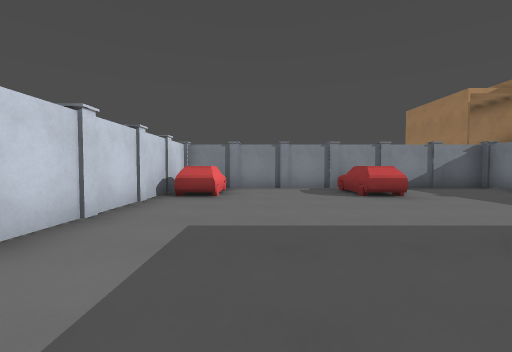
View 1 (above)

24 first-person views from a walk through a level from a Godot 3-D game. The camera is 1.2 m above the floor, tilts 2° down and sees 90° across. Doors that lead somewhere are drawn open, without their leaves. The floor is counted in squares, 2 m on a side. Each view is taken from the middle of a square. On the plan, view 1 faces up. The plan holds only what a view shows up to about 9 squares ahead; the rest is blank. The place goes on beyond the plan. Surface patterns are stand-ins for the level's own textures.

View 2
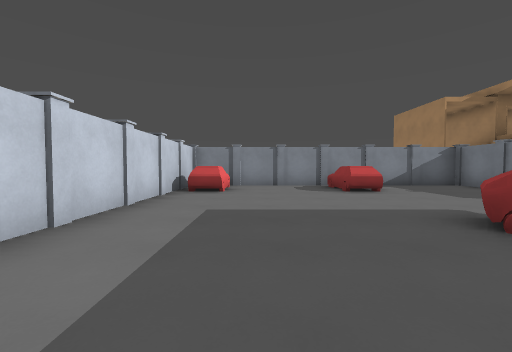

View 3
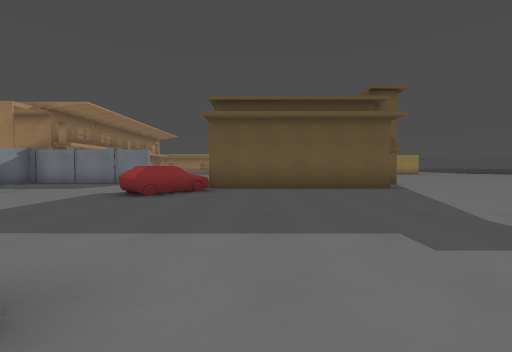

View 4
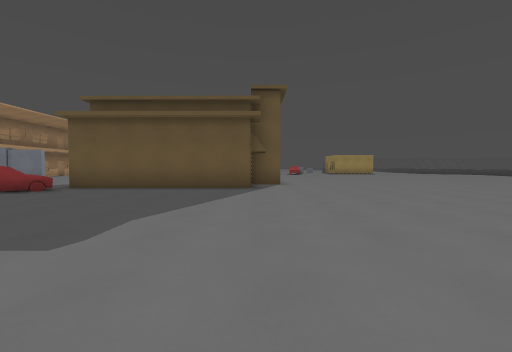

View 5
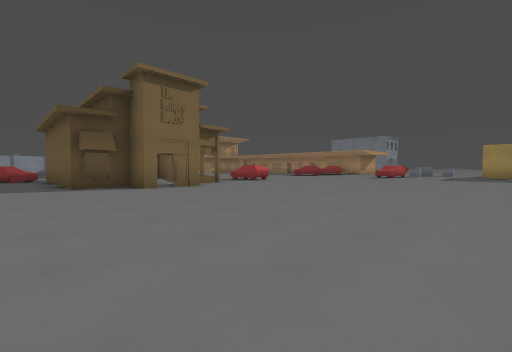

View 6
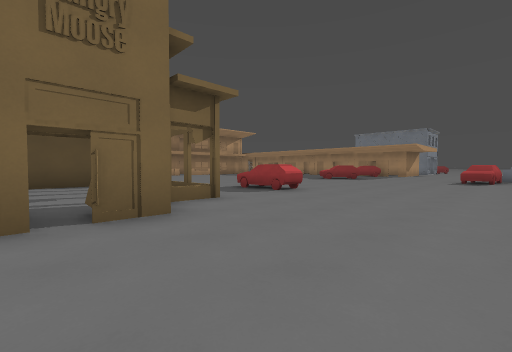

View 7
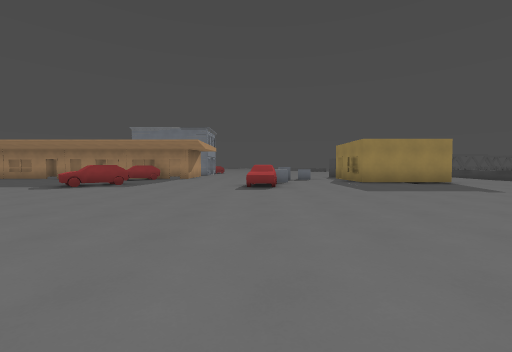

View 8
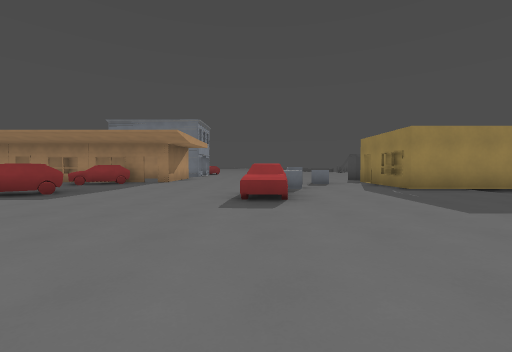

View 9
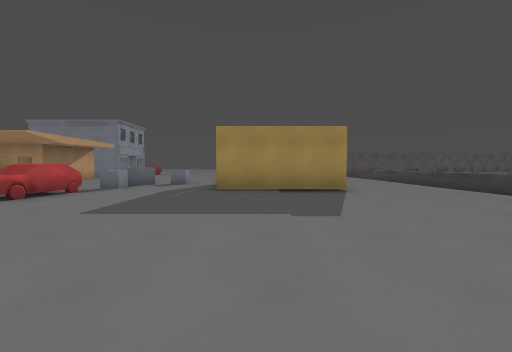

View 10
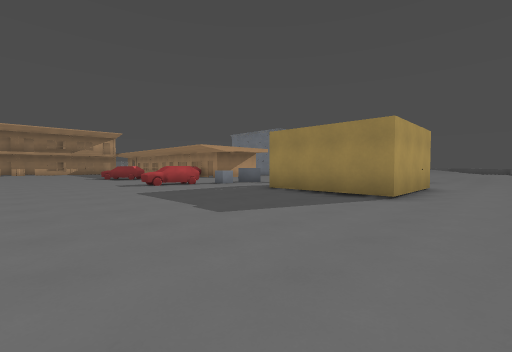

View 11
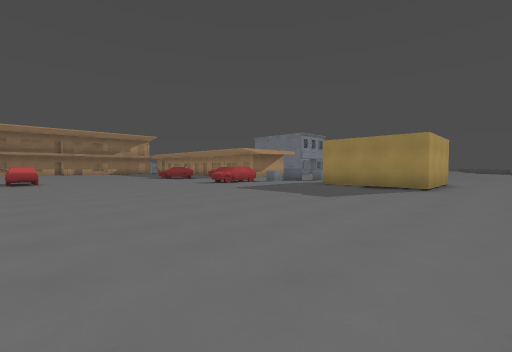

View 12
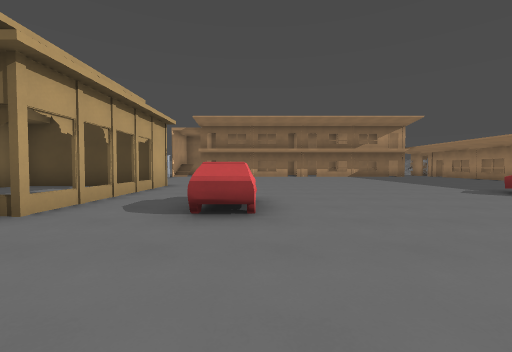

View 13
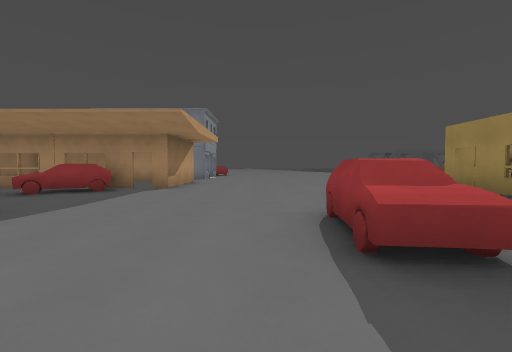

View 14
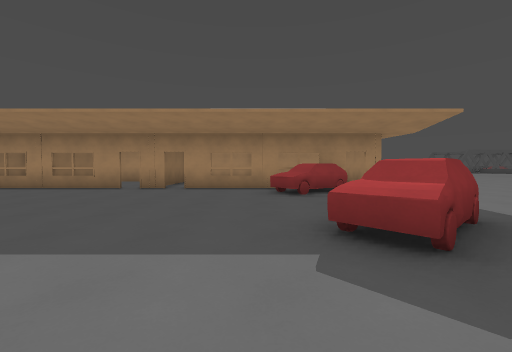

View 15
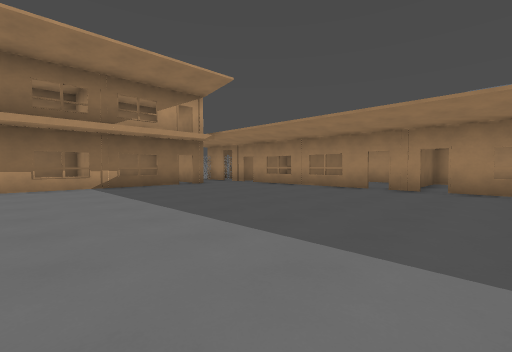

View 16
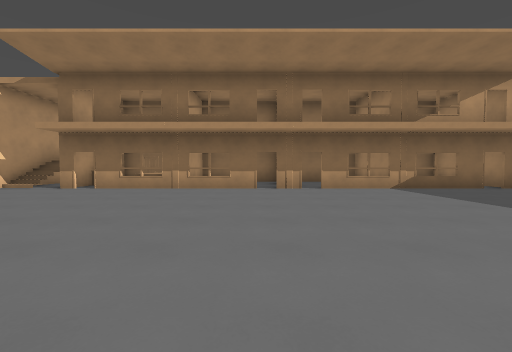

View 17
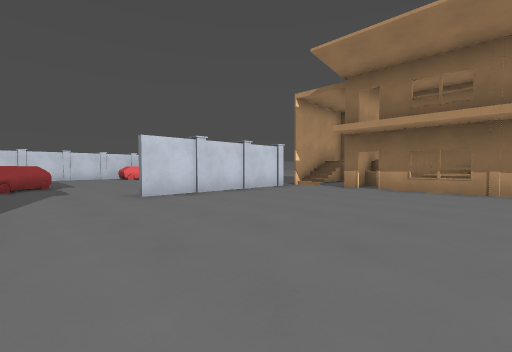

View 18
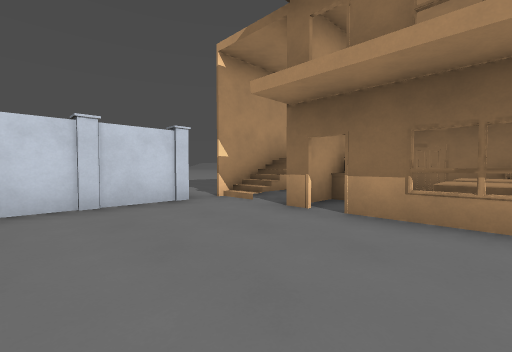

View 19
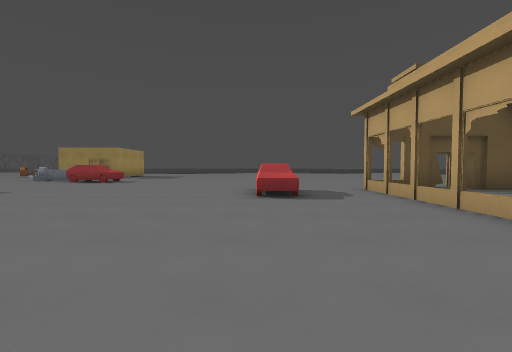

View 20
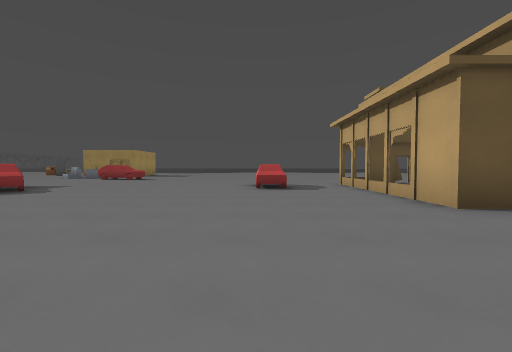

View 21
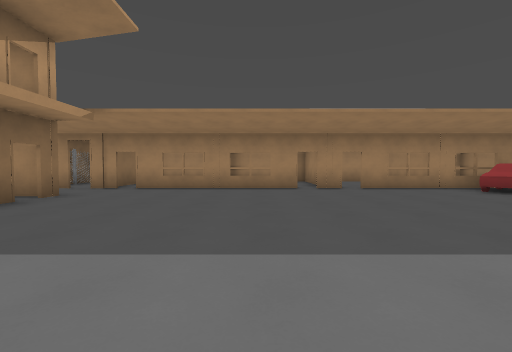

View 22
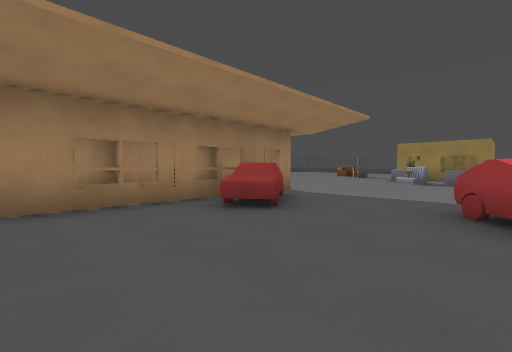

View 23
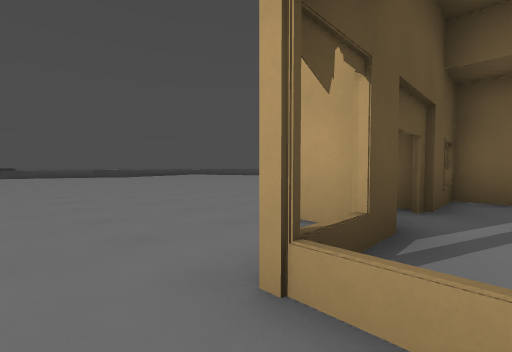

View 24
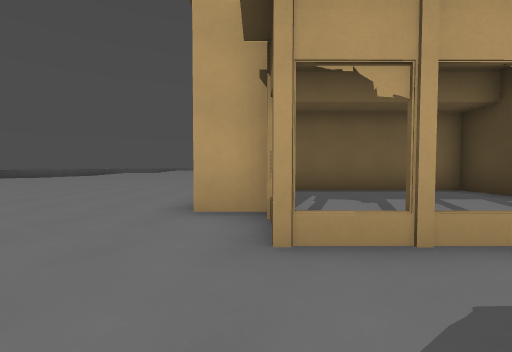

### Floor plan
Key: @ floor where view 1 was taken; # wall or solid block; x gap in a wall; . main floor; : floor 0.25 m higher than the main floor; + floor 0.5 m higher than the main floor; / step, stairs or slope; D open door; = window, fence, low wall or low ledge; ^ raised ledge; C car; O other object.
Columns run from 3 left of view 1 to 23 right of it. Each row starts with its distance up from view 1.
 11             ###     ##
 10           ###.^#     #    #
  9         ..#.##^#     #  #..
  8          ...##=#=###=#=##.#
  7  #C##CC####...............#
  6  #C...C...#...............=
  5  #C...C...#...............#
  4  #........#...............=
  3  #........................#
  2  #....C...................#
  1  #....CC..................#
  0  ..@...######.............=
 -1 .......#..../.............#
 -2  ......#... #........C...C#
 -3   .....#... +..C.....CC...#
 -4  ......#....#..C..........#
 -5 .......######..C...........
 -6  ........DD................
 -7   .........................
 -8    ..................CC....
 -9     ..................C^xO.
-10      ....................^
-11      .....................
-12      ..................##D#
-13      ..................####
-14          ..............# #
-15            ............###x
-16             ...............
-17               ://...::::::/
-18                      ////
-19                       ^^^^

Positions as (right, up) in squares from view 1, and headings:
1: (0, 0), facing up
2: (0, -1), facing up
3: (-3, -1), facing right
4: (-3, -5), facing right
5: (3, -13), facing up-right
6: (6, -9), facing up-right
7: (10, -8), facing right
8: (13, -8), facing right
9: (13, -13), facing right
10: (14, -17), facing up-right
11: (11, -17), facing up-right
12: (12, -8), facing up
13: (16, -7), facing right
14: (16, -1), facing right
15: (16, 0), facing up-right
16: (14, 1), facing up
17: (12, 1), facing up-left
18: (11, 5), facing up-left
19: (12, 2), facing down
20: (12, 4), facing down
21: (16, 4), facing right
22: (19, 1), facing down-right
23: (10, -4), facing down-left
24: (11, -5), facing left
